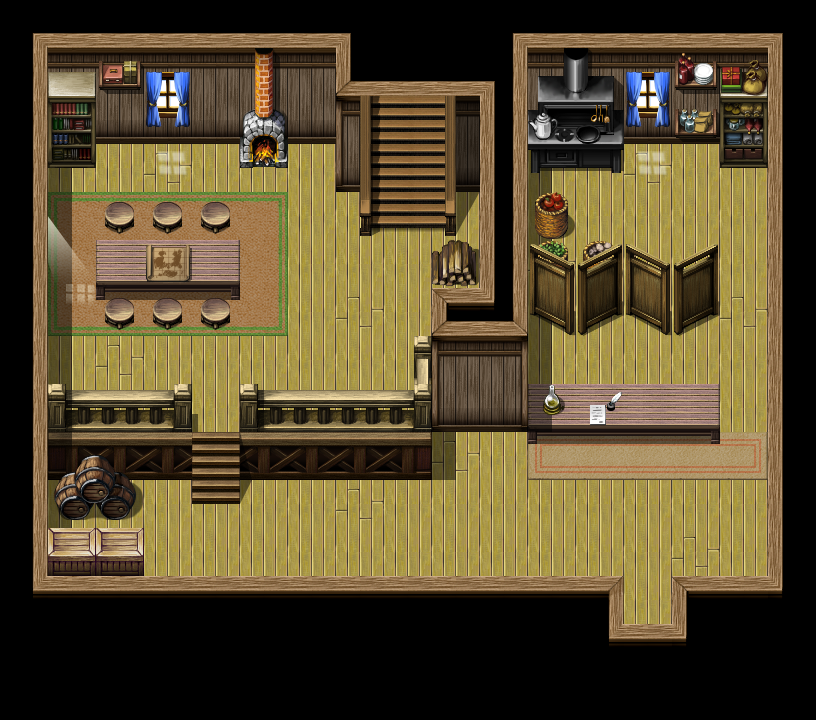

Below is a game level as drawn by its tile map, then a one-line description and the .tmx that defines it (tile-layer data replaced by summaries):
An orthogonal 34x30 tile map with 24x24 px tiles, 9 tile layers (under0_none, under1_ground, under2_objects, under3_objects, ...), 6 tilesets and 32 objects (2x carpet, 2x hero_s_hometown, 2x hero_s_hometown_inn_2f).

<map version="1.4" tiledversion="1.4.3" orientation="orthogonal" renderorder="right-down" width="34" height="30" tilewidth="24" tileheight="24" infinite="0" nextlayerid="14" nextobjectid="44">
 <properties>
  <property name="bgm" value="bgm_inn" />
  <property name="bgs" value="bgs_fireplace" />
  <property name="step_sound" value="wood" />
 </properties>
 <tileset firstgid="1" name="hero_s_hometown_inn" tilewidth="24" tileheight="24" tilecount="936" columns="36">
  <image source="tilesets/hero_s_hometown_inn.png" width="864" height="624" />
 </tileset>
 <tileset firstgid="937" source="tilesets/fsm_inside01_c.tsx" />
 <tileset firstgid="1961" source="tilesets/fsm_inside01_a2.tsx" />
 <tileset firstgid="2729" source="tilesets/fsm_inside01_b.tsx" />
 <tileset firstgid="3753" source="tilesets/fsm_inside01_d.tsx" />
 <tileset firstgid="4777" source="tilesets/fsm_flame03.tsx" />
 <layer id="2" name="under0_none" width="34" height="30">
  <data>[1020 cells, 0 non-empty, 0 distinct tile ids]</data>
 </layer>
 <layer id="1" name="under1_ground" width="34" height="30">
  <data>[1020 cells, 994 non-empty, 278 distinct tile ids]</data>
 </layer>
 <layer id="3" name="under2_objects" width="34" height="30">
  <data>[1020 cells, 21 non-empty, 21 distinct tile ids]</data>
 </layer>
 <layer id="4" name="under3_objects" width="34" height="30">
  <data>[1020 cells, 2 non-empty, 2 distinct tile ids]</data>
 </layer>
 <layer id="6" name="under4_shadows" width="34" height="30">
  <data>[1020 cells, 2 non-empty, 1 distinct tile ids]</data>
 </layer>
 <layer id="5" name="under5_lights" width="34" height="30">
  <data>[1020 cells, 2 non-empty, 2 distinct tile ids]</data>
 </layer>
 <layer id="7" name="over6_lights" width="34" height="30">
  <data>[1020 cells, 4 non-empty, 4 distinct tile ids]</data>
 </layer>
 <layer id="8" name="over7_objects" width="34" height="30">
  <data>[1020 cells, 50 non-empty, 21 distinct tile ids]</data>
 </layer>
 <layer id="9" name="over8_none" width="34" height="30">
  <data>[1020 cells, 0 non-empty, 0 distinct tile ids]</data>
 </layer>
 <objectgroup color="#0055ff" id="13" name="sound">
  <object id="34" name="carpet" x="48" y="192" width="240" height="144" />
  <object id="35" name="carpet" x="528" y="432" width="240" height="48" />
 </objectgroup>
 <objectgroup color="#aa0000" id="10" name="collision" visible="0">
  <object id="1" x="0" y="0" width="48" height="720" />
  <object id="2" x="768" y="0" width="48" height="720" />
  <object id="3" x="672" y="600" width="96" height="120" />
  <object id="4" x="48" y="600" width="576" height="120" />
  <object id="5" x="624" y="672" width="48" height="48" />
  <object id="6" x="48" y="0" width="720" height="96" />
  <object id="7" x="432" y="96" width="336" height="48" />
  <object id="8" x="48" y="96" width="336" height="48" />
  <object id="9" x="48" y="144" width="48" height="24" />
  <object id="10" x="240" y="144" width="48" height="24" />
  <object id="11" x="528" y="144" width="96" height="24" />
  <object id="12" x="720" y="144" width="48" height="24" />
  <object id="13" x="360" y="144" width="24" height="96" />
  <object id="14" x="432" y="144" width="96" height="288" />
  <object id="15" x="528" y="384" width="192" height="48" />
  <object id="16" x="528" y="216" width="48" height="120" />
  <object id="17" x="576" y="240" width="48" height="96" />
  <object id="18" x="624" y="288" width="96" height="48" />
  <object id="19" x="48" y="408" width="144" height="72" />
  <object id="20" x="240" y="408" width="168" height="72" />
  <object id="21" x="408" y="360" width="24" height="120" />
  <object id="23" x="48" y="480" width="96" height="120" />
  <object id="24" x="96" y="192" width="144" height="144" />
  <object id="29" x="336" y="144" width="24" height="48" />
  <object id="32" x="192" y="480" height="24" />
  <object id="33" x="240" y="480" height="24" />
 </objectgroup>
 <objectgroup color="#55aaff" id="11" name="spawn">
  <object id="25" name="hero_s_hometown" x="624" y="624" width="48" height="24" />
  <object id="31" name="hero_s_hometown_inn_2f" x="384" y="120" width="48" height="24" />
 </objectgroup>
 <objectgroup color="#ffff7f" id="12" name="portal">
  <object id="26" name="hero_s_hometown" x="624" y="648" width="48" height="24" />
  <object id="30" name="hero_s_hometown_inn_2f" x="384" y="96" width="48" height="24" />
 </objectgroup>
</map>
